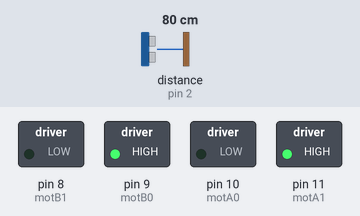
Simulated run of this sketch. Board: Arduino Uno, built with avr-gcc and run on an emulated ATmega328P. On the bench: switched loads named in the sketch (green lamp = pin HIGH). Wiring (inferred from the names in the program): ultrasonic range finder: trigger pin 3; echo pin 2. Inputs (shaded band) come from the test bench; at power-on: distance to the obstacle (sensor on pin 2) 80 cm. The echo pulse lasts 58.3 µs per cm; pins used as bus, display or sensor lines are not drawn.

Above: at 1.2 s.
1.3 s: distance to the obstacle (sensor on pin 2) set to 23 cm
2.8 s: distance to the obstacle (sensor on pin 2) set to 20 cm
At 3.5 s:
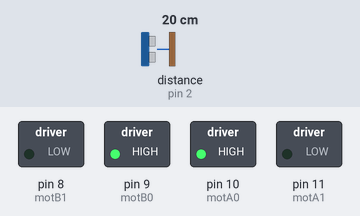
4.3 s: distance to the obstacle (sensor on pin 2) set to 35 cm
At 4.6 s:
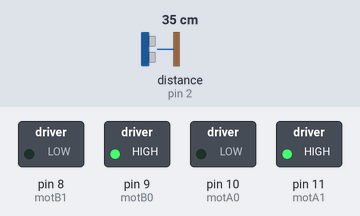
5.8 s: distance to the obstacle (sensor on pin 2) set to 2 cm
At 6.8 s:
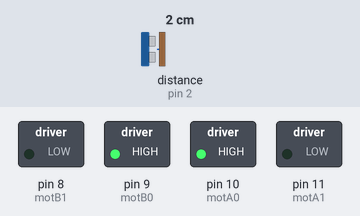
Timing chart, 0 to 8.3 s (numbered marks = the images above; inputs shaded):
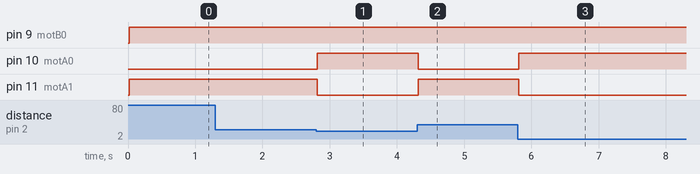

Measured:
- the behaviour switches between 22 and 21 cm on distance to the obstacle (sensor on pin 2) (found by bisection; images 0 and 1)
- after the input at 1.3 s, every drawn part: stays the same
- after the input at 2.8 s, pin 10 (motA0): LOW → HIGH at once; pin 11 (motA1): HIGH → LOW at once
- after the input at 4.3 s, pin 10 (motA0): HIGH → LOW at once; pin 11 (motA1): LOW → HIGH at once
- after the input at 5.8 s, pin 10 (motA0): LOW → HIGH at once; pin 11 (motA1): HIGH → LOW at once

The sketch:

SumoAutonomoSinFondo.ino
```cpp
//Sumo Sin Fondo
int motA0=10; // Pines para control de motores
int motA1=11;
int motB0=9;
int motB1=8;

int echo=2; //Sensor de obstaculos
int triger=3;

int vel = 175  ;

void setup()
{
  pinMode(motA0,OUTPUT);
  pinMode(motA1,OUTPUT);
  pinMode(motB0,OUTPUT);
  pinMode(motB1,OUTPUT);

  pinMode(echo,INPUT);
  pinMode(triger,OUTPUT);
  digitalWrite(triger,LOW);

  digitalWrite(motA0,LOW);
  digitalWrite(motA1,LOW);
  digitalWrite(motB0,LOW);
  digitalWrite(motB1,LOW);
}

void loop()
{
  if(distancia()<=20)
  {
    adelante();
  }
  else
  {
    derecha();
  }
}


long distancia()
{
  long t;
  long d;

  digitalWrite(triger, HIGH);
  delayMicroseconds(10);
  digitalWrite(triger, LOW);

  t = pulseIn(echo, HIGH);
  d = t/59;

  delay(10);
  return d;
}

void adelante()
{
  digitalWrite(motA0, HIGH);
  digitalWrite(motA1, LOW);
  digitalWrite(motB0, HIGH);
  digitalWrite(motB1, LOW);
}

void adelanteLento()
{
  analogWrite(motA0, vel);
  digitalWrite(motA1, LOW);
  analogWrite(motB0, vel);
  digitalWrite(motB1, LOW);
}

void atras()
{
  digitalWrite(motA0, LOW);
  digitalWrite(motA1, HIGH);
  digitalWrite(motB0, LOW);
  digitalWrite(motB1, HIGH);
}

void izquierda()  //Giro a la izquierda
{
  digitalWrite(motA0,HIGH);
  digitalWrite(motA1,LOW);
  digitalWrite(motB0,LOW);
  digitalWrite(motB1,HIGH);
}

void derecha()  //Giro a la derecha
{
  digitalWrite(motA0,LOW);
  digitalWrite(motA1,HIGH);
  digitalWrite(motB0,HIGH);
  digitalWrite(motB1,LOW);
}

void alto() //Paro total
{
  digitalWrite(motA0,HIGH);
  digitalWrite(motA1,HIGH);
  digitalWrite(motB0,HIGH);
  digitalWrite(motB1,HIGH);
}
```
